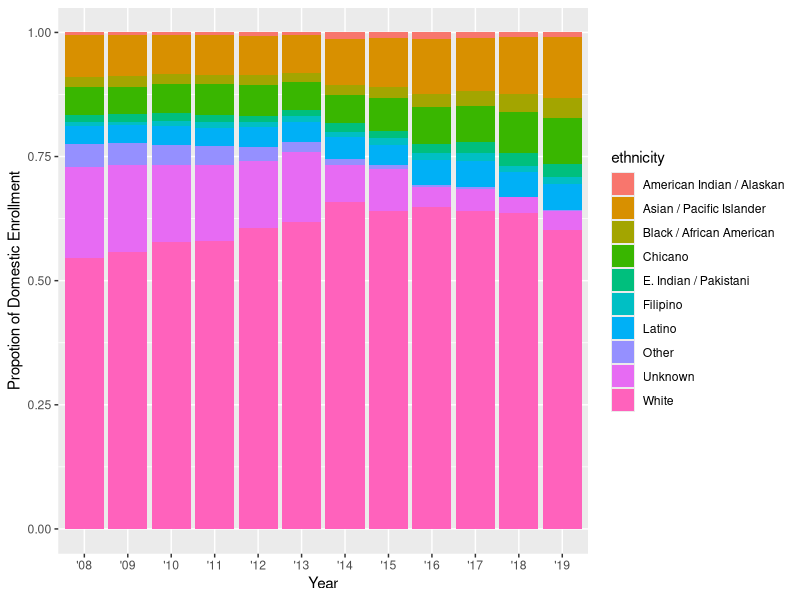

Recreate this plot in R.
## ---- chunk 1
knitr::opts_chunk$set(echo = TRUE)
library(tidyverse)
library(here)
## ---- chunk 2
ucsb_grad <- read_csv(here("data","ucsb_grad_data.csv"))
## ---- chunk 3
# bar graph of domestic enrollment at UCSB from 2008 to 2019 broken down by ethnicity
ggplot(data = ucsb_grad, aes(x = year_abbr, y = domestic_enrollment, fill = ethnicity)) +
  geom_col(position="fill") + # convert from absolute count to proportions
  labs(x="Year",
       y= "Propotion of Domestic Enrollment") #rename axis labels

